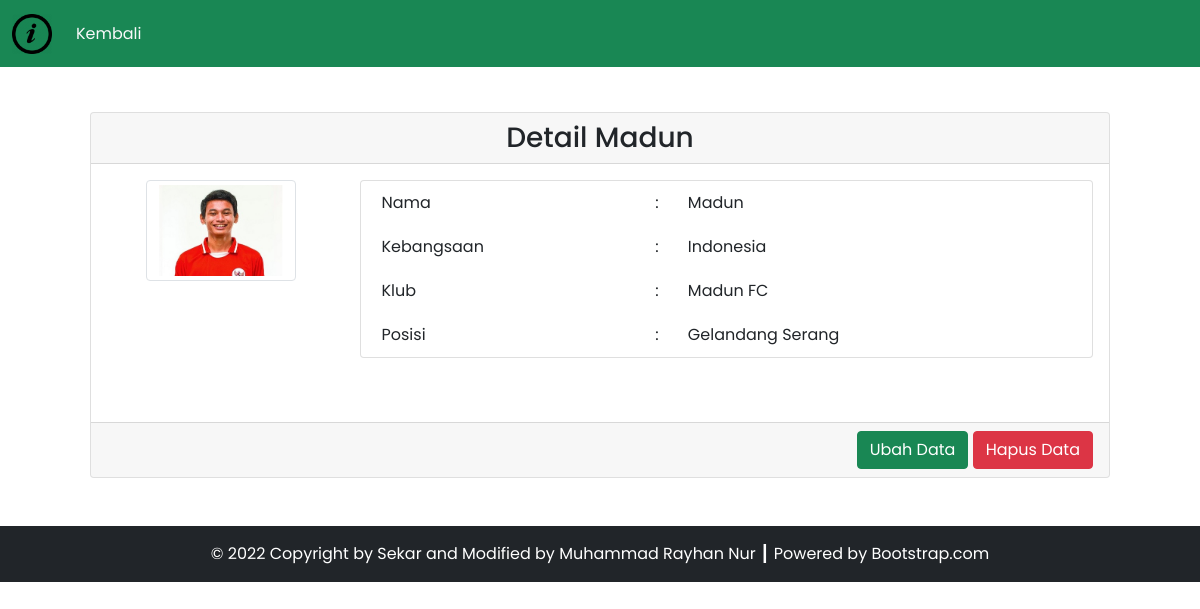
The page /source_code/detail.php?id=14 on the database its author committed.
### tables this page shows
CREATE TABLE `pemain` (
  `id_pemain` int(11) NOT NULL,
  `nama_pemain` varchar(255) NOT NULL,
  `foto_pemain` varchar(255) NOT NULL,
  `id_posisi` int(11) NOT NULL,
  `id_klub` int(11) NOT NULL,
  `id_negara` int(11) NOT NULL
);

CREATE TABLE `negara` (
  `id_negara` int(11) NOT NULL,
  `nama_negara` varchar(255) NOT NULL
);

CREATE TABLE `klub` (
  `id_klub` int(11) NOT NULL,
  `nama_klub` varchar(255) NOT NULL
);

CREATE TABLE `posisi` (
  `id_posisi` int(11) NOT NULL,
  `nama_posisi` varchar(255) NOT NULL
);

### source_code/config/db.php (called while the page is built)
<?php
$DB_HOST = "localhost";
$DB_USERNAME = "root";
$DB_PASSWORD = "";
$DB_NAME = "db_football_tp3";

### source_code/classes/DB.php (called while the page is built, shortened)
<?php
include('config/db.php');
class DB
{
    private $hostname;
    private $username;
    private $password;
    private $dbname;
    private $conn;
    private $result;
    function __construct($hostname, $username, $password, $dbname)
    {
        $this->hostname = $hostname;
        $this->username = $username;
        $this->password = $password;
        $this->dbname = $dbname;
    }
    function open()
    {
        $this->conn = mysqli_connect($this->hostname, $this->username, $this->password, $this->dbname);
    }
    function execute($query)
    {
        $this->result = mysqli_query($this->conn, $query);
    }
    function getResult()
    {
        return mysqli_fetch_array($this->result);
    }
}

### source_code/classes/Pemain.php (called while the page is built, shortened)
<?php
include('config/db.php');
class Pemain extends DB
{
    public function getPemainById($id)
    {
        $query = "SELECT * FROM pemain JOIN klub ON pemain.id_klub=klub.id_klub JOIN negara ON pemain.id_negara=negara.id_negara JOIN posisi ON pemain.id_posisi=posisi.id_posisi WHERE id_pemain=$id";
        return $this->execute($query);
    }
}

### source_code/detail.php (the view, shortened to what this page needs)
<?php
include('config/db.php');
include('classes/DB.php');
include('classes/Pemain.php');
$pemain = new Pemain($DB_HOST, $DB_USERNAME, $DB_PASSWORD, $DB_NAME);
$pemain->open();
$data = nulL;
if (isset($_GET['id'])) {
    $id = $_GET['id'];
    if ($id > 0) {
        $pemain->getPemainById($id);
        $row = $pemain->getResult();
        $data .= '<div class="card-header text-center">
        <h3 class="my-0">Detail ' . $row['nama_pemain'] . '</h3>
        </div>
        <div class="card-body text-end">
            <div class="row mb-5">
                <div class="col-3">
                    <div class="row justify-content-center">
                        <img src="assets/images/' . $row['foto_pemain'] . '" class="img-thumbnail" alt="' . $row['foto_pemain'] . '" width="60">
                        </div>
                    </div>
                    <div class="col-9">
                        <div class="card px-3">
                            <table border="0" class="text-start">
                                <tr>
                                    <td>Nama</td>
                                    <td>:</td>
                                    <td>' . $row['nama_pemain'] . '</td>
                                </tr>
                                <tr>
                                    <td>Kebangsaan</td>
                                    <td>:</td>
                                    <td>' . $row['nama_negara'] . '</td>
                                </tr>
                                <tr>
                                    <td>Klub</td>
                                    <td>:</td>
                                    <td>' . $row['nama_klub'] . '</td>
                                </tr>
                                <tr>
                                    <td>Posisi</td>
                                    <td>:</td>
                                    <td>' . $row['nama_posisi'] . '</td>
                                </tr>
                            </table>
                        </div>
                    </div>
                </div>
            </div>
            <div class="card-footer text-end">
                <a href="Pemain.php?id=' . $id .'"><button type="button" class="btn btn-success text-white" name="sunting">Ubah Data</button></a>
                <a href="detail.php?hapus=' . $id .'"><button type="button" class="btn btn-danger" name="hapus">Hapus Data</button></a>
            </div>';
    } else {
    }
}

### rows shown on the page
pemain: nama_pemain "Madun", foto_pemain (picture), id_negara.nama_negara "Indonesia", id_klub.nama_klub "Madun FC", id_posisi.nama_posisi "Gelandang Serang"

### other values the page prints
$this->content "Kembali © 2022 Copyright by Sekar and Modified by Muhammad Rayhan Nur ┃ Powered by Bootstrap.com"
